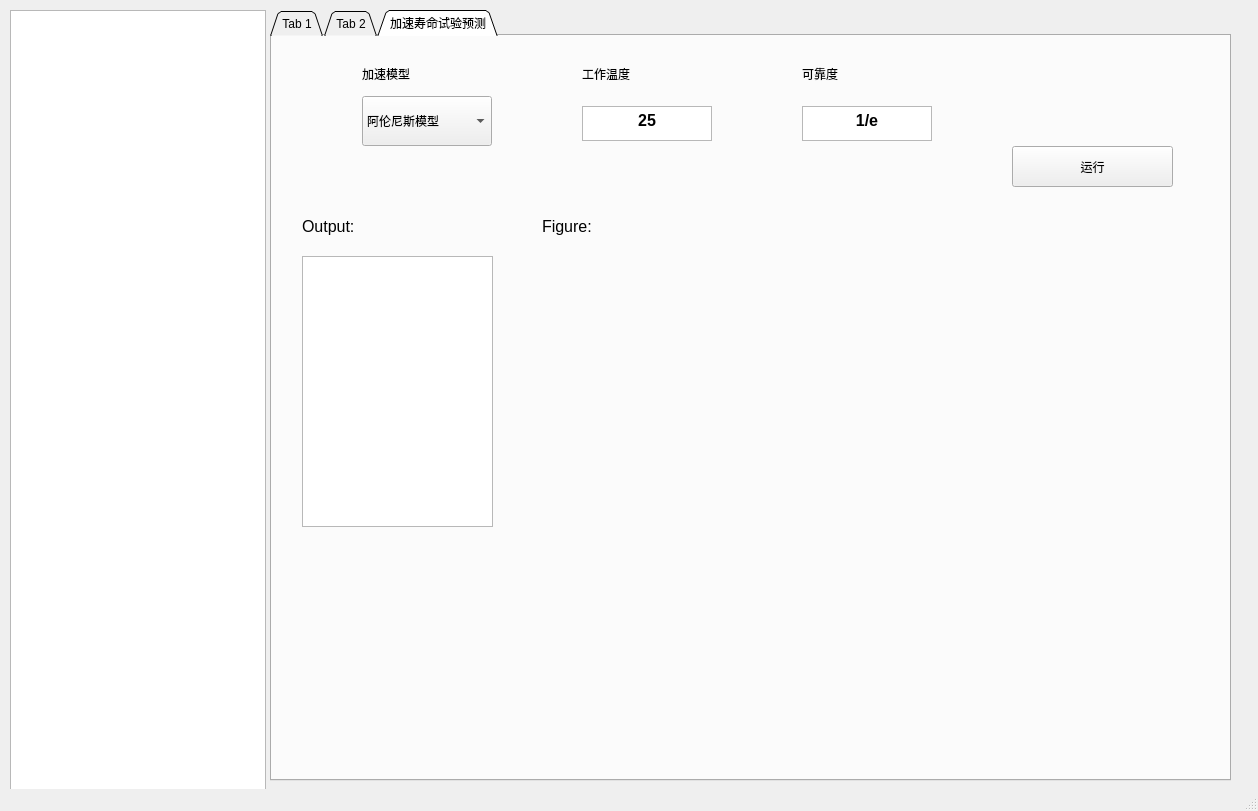
<?xml version="1.0" encoding="UTF-8"?>
<ui version="4.0">
 <class>MainWindow</class>
 <widget class="QMainWindow" name="MainWindow">
  <property name="geometry">
   <rect>
    <x>0</x>
    <y>0</y>
    <width>1258</width>
    <height>811</height>
   </rect>
  </property>
  <property name="windowTitle">
   <string>MainWindow</string>
  </property>
  <widget class="QWidget" name="centralwidget">
   <widget class="QTabWidget" name="tabWidget">
    <property name="geometry">
     <rect>
      <x>270</x>
      <y>10</y>
      <width>961</width>
      <height>771</height>
     </rect>
    </property>
    <property name="tabPosition">
     <enum>QTabWidget::North</enum>
    </property>
    <property name="tabShape">
     <enum>QTabWidget::Triangular</enum>
    </property>
    <property name="currentIndex">
     <number>2</number>
    </property>
    <widget class="QWidget" name="tab">
     <attribute name="title">
      <string>Tab 1</string>
     </attribute>
     <widget class="QPushButton" name="operate">
      <property name="geometry">
       <rect>
        <x>740</x>
        <y>120</y>
        <width>161</width>
        <height>41</height>
       </rect>
      </property>
      <property name="text">
       <string>运行</string>
      </property>
     </widget>
     <widget class="QComboBox" name="choose_algorithm">
      <property name="geometry">
       <rect>
        <x>170</x>
        <y>70</y>
        <width>111</width>
        <height>51</height>
       </rect>
      </property>
      <item>
       <property name="text">
        <string>LSTM</string>
       </property>
      </item>
      <item>
       <property name="text">
        <string>JANET</string>
       </property>
      </item>
      <item>
       <property name="text">
        <string>LSTM_ED</string>
       </property>
      </item>
      <item>
       <property name="text">
        <string>JANET_ED</string>
       </property>
      </item>
      <item>
       <property name="text">
        <string>相似模型</string>
       </property>
      </item>
     </widget>
     <widget class="QComboBox" name="choose_data">
      <property name="geometry">
       <rect>
        <x>430</x>
        <y>70</y>
        <width>111</width>
        <height>51</height>
       </rect>
      </property>
      <item>
       <property name="text">
        <string>训练数据</string>
       </property>
      </item>
      <item>
       <property name="text">
        <string>真实数据</string>
       </property>
      </item>
     </widget>
     <widget class="QLabel" name="label_2">
      <property name="geometry">
       <rect>
        <x>170</x>
        <y>40</y>
        <width>72</width>
        <height>15</height>
       </rect>
      </property>
      <property name="text">
       <string>算法选择</string>
      </property>
     </widget>
     <widget class="QLabel" name="label_3">
      <property name="geometry">
       <rect>
        <x>430</x>
        <y>40</y>
        <width>72</width>
        <height>15</height>
       </rect>
      </property>
      <property name="text">
       <string>数据选择</string>
      </property>
     </widget>
     <widget class="QTextBrowser" name="output_widget">
      <property name="geometry">
       <rect>
        <x>30</x>
        <y>230</y>
        <width>191</width>
        <height>271</height>
       </rect>
      </property>
     </widget>
     <widget class="QTextBrowser" name="error_output">
      <property name="geometry">
       <rect>
        <x>30</x>
        <y>550</y>
        <width>191</width>
        <height>171</height>
       </rect>
      </property>
     </widget>
     <widget class="QLabel" name="label_4">
      <property name="geometry">
       <rect>
        <x>30</x>
        <y>520</y>
        <width>72</width>
        <height>15</height>
       </rect>
      </property>
      <property name="font">
       <font>
        <pointsize>12</pointsize>
       </font>
      </property>
      <property name="text">
       <string>Error:</string>
      </property>
     </widget>
     <widget class="QLabel" name="label_5">
      <property name="geometry">
       <rect>
        <x>30</x>
        <y>180</y>
        <width>72</width>
        <height>41</height>
       </rect>
      </property>
      <property name="font">
       <font>
        <pointsize>12</pointsize>
       </font>
      </property>
      <property name="text">
       <string>Output:</string>
      </property>
     </widget>
     <widget class="QLabel" name="output_figure">
      <property name="geometry">
       <rect>
        <x>270</x>
        <y>230</y>
        <width>651</width>
        <height>491</height>
       </rect>
      </property>
      <property name="text">
       <string/>
      </property>
     </widget>
     <widget class="QLabel" name="label_6">
      <property name="geometry">
       <rect>
        <x>270</x>
        <y>180</y>
        <width>72</width>
        <height>41</height>
       </rect>
      </property>
      <property name="font">
       <font>
        <pointsize>12</pointsize>
       </font>
      </property>
      <property name="text">
       <string>Figure:</string>
      </property>
     </widget>
    </widget>
    <widget class="QWidget" name="tab_2">
     <attribute name="title">
      <string>Tab 2</string>
     </attribute>
     <widget class="QComboBox" name="select_circle">
      <property name="geometry">
       <rect>
        <x>80</x>
        <y>70</y>
        <width>111</width>
        <height>51</height>
       </rect>
      </property>
      <property name="font">
       <font>
        <stylestrategy>PreferAntialias</stylestrategy>
       </font>
      </property>
      <property name="currentText">
       <string>周期1</string>
      </property>
      <property name="currentIndex">
       <number>0</number>
      </property>
      <item>
       <property name="text">
        <string>周期1</string>
       </property>
      </item>
      <item>
       <property name="text">
        <string>周期2</string>
       </property>
      </item>
      <item>
       <property name="text">
        <string>周期3</string>
       </property>
      </item>
      <item>
       <property name="text">
        <string>周期4</string>
       </property>
      </item>
      <item>
       <property name="text">
        <string>周期5</string>
       </property>
      </item>
     </widget>
     <widget class="QCheckBox" name="checkBox_1">
      <property name="geometry">
       <rect>
        <x>270</x>
        <y>20</y>
        <width>91</width>
        <height>19</height>
       </rect>
      </property>
      <property name="text">
       <string>传感器1</string>
      </property>
     </widget>
     <widget class="QCheckBox" name="checkBox_2">
      <property name="geometry">
       <rect>
        <x>370</x>
        <y>20</y>
        <width>91</width>
        <height>19</height>
       </rect>
      </property>
      <property name="text">
       <string>传感器2</string>
      </property>
     </widget>
     <widget class="QCheckBox" name="checkBox_3">
      <property name="geometry">
       <rect>
        <x>470</x>
        <y>20</y>
        <width>91</width>
        <height>19</height>
       </rect>
      </property>
      <property name="text">
       <string>传感器3</string>
      </property>
     </widget>
     <widget class="QCheckBox" name="checkBox_4">
      <property name="geometry">
       <rect>
        <x>580</x>
        <y>20</y>
        <width>91</width>
        <height>19</height>
       </rect>
      </property>
      <property name="text">
       <string>传感器4</string>
      </property>
     </widget>
     <widget class="QCheckBox" name="checkBox_5">
      <property name="geometry">
       <rect>
        <x>690</x>
        <y>20</y>
        <width>91</width>
        <height>19</height>
       </rect>
      </property>
      <property name="text">
       <string>传感器5</string>
      </property>
     </widget>
     <widget class="QCheckBox" name="checkBox_6">
      <property name="geometry">
       <rect>
        <x>800</x>
        <y>20</y>
        <width>91</width>
        <height>19</height>
       </rect>
      </property>
      <property name="text">
       <string>传感器6</string>
      </property>
     </widget>
     <widget class="QCheckBox" name="checkBox_7">
      <property name="geometry">
       <rect>
        <x>270</x>
        <y>60</y>
        <width>91</width>
        <height>19</height>
       </rect>
      </property>
      <property name="text">
       <string>传感器7</string>
      </property>
     </widget>
     <widget class="QCheckBox" name="checkBox_8">
      <property name="geometry">
       <rect>
        <x>370</x>
        <y>60</y>
        <width>91</width>
        <height>19</height>
       </rect>
      </property>
      <property name="text">
       <string>传感器8</string>
      </property>
     </widget>
     <widget class="QCheckBox" name="checkBox_9">
      <property name="geometry">
       <rect>
        <x>470</x>
        <y>60</y>
        <width>91</width>
        <height>19</height>
       </rect>
      </property>
      <property name="text">
       <string>传感器9</string>
      </property>
     </widget>
     <widget class="QCheckBox" name="checkBox_10">
      <property name="geometry">
       <rect>
        <x>580</x>
        <y>60</y>
        <width>91</width>
        <height>19</height>
       </rect>
      </property>
      <property name="text">
       <string>传感器10</string>
      </property>
     </widget>
     <widget class="QCheckBox" name="checkBox_11">
      <property name="geometry">
       <rect>
        <x>690</x>
        <y>60</y>
        <width>91</width>
        <height>19</height>
       </rect>
      </property>
      <property name="text">
       <string>传感器11</string>
      </property>
     </widget>
     <widget class="QCheckBox" name="checkBox_12">
      <property name="geometry">
       <rect>
        <x>800</x>
        <y>60</y>
        <width>91</width>
        <height>19</height>
       </rect>
      </property>
      <property name="text">
       <string>传感器12</string>
      </property>
     </widget>
     <widget class="QCheckBox" name="checkBox_13">
      <property name="geometry">
       <rect>
        <x>270</x>
        <y>100</y>
        <width>91</width>
        <height>19</height>
       </rect>
      </property>
      <property name="text">
       <string>传感器13</string>
      </property>
     </widget>
     <widget class="QCheckBox" name="checkBox_14">
      <property name="geometry">
       <rect>
        <x>370</x>
        <y>100</y>
        <width>91</width>
        <height>19</height>
       </rect>
      </property>
      <property name="text">
       <string>传感器14</string>
      </property>
     </widget>
     <widget class="QCheckBox" name="checkBox_15">
      <property name="geometry">
       <rect>
        <x>470</x>
        <y>100</y>
        <width>91</width>
        <height>19</height>
       </rect>
      </property>
      <property name="text">
       <string>传感器15</string>
      </property>
     </widget>
     <widget class="QCheckBox" name="checkBox_16">
      <property name="geometry">
       <rect>
        <x>580</x>
        <y>100</y>
        <width>91</width>
        <height>19</height>
       </rect>
      </property>
      <property name="text">
       <string>传感器16</string>
      </property>
     </widget>
     <widget class="QCheckBox" name="checkBox_17">
      <property name="geometry">
       <rect>
        <x>690</x>
        <y>100</y>
        <width>91</width>
        <height>19</height>
       </rect>
      </property>
      <property name="text">
       <string>传感器17</string>
      </property>
     </widget>
     <widget class="QCheckBox" name="checkBox_18">
      <property name="geometry">
       <rect>
        <x>800</x>
        <y>100</y>
        <width>91</width>
        <height>19</height>
       </rect>
      </property>
      <property name="text">
       <string>传感器18</string>
      </property>
     </widget>
     <widget class="QCheckBox" name="checkBox_19">
      <property name="geometry">
       <rect>
        <x>270</x>
        <y>140</y>
        <width>91</width>
        <height>19</height>
       </rect>
      </property>
      <property name="text">
       <string>传感器19</string>
      </property>
     </widget>
     <widget class="QCheckBox" name="checkBox_20">
      <property name="geometry">
       <rect>
        <x>370</x>
        <y>140</y>
        <width>91</width>
        <height>19</height>
       </rect>
      </property>
      <property name="text">
       <string>传感器20</string>
      </property>
     </widget>
     <widget class="QCheckBox" name="checkBox_21">
      <property name="geometry">
       <rect>
        <x>470</x>
        <y>140</y>
        <width>91</width>
        <height>19</height>
       </rect>
      </property>
      <property name="text">
       <string>传感器21</string>
      </property>
     </widget>
     <widget class="QPushButton" name="confirm_sensor">
      <property name="geometry">
       <rect>
        <x>620</x>
        <y>140</y>
        <width>121</width>
        <height>28</height>
       </rect>
      </property>
      <property name="text">
       <string>确认预测传感器</string>
      </property>
     </widget>
     <widget class="QLabel" name="label">
      <property name="geometry">
       <rect>
        <x>80</x>
        <y>30</y>
        <width>111</width>
        <height>16</height>
       </rect>
      </property>
      <property name="text">
       <string>预测周期</string>
      </property>
     </widget>
     <widget class="QLabel" name="label_7">
      <property name="geometry">
       <rect>
        <x>30</x>
        <y>220</y>
        <width>72</width>
        <height>41</height>
       </rect>
      </property>
      <property name="font">
       <font>
        <pointsize>12</pointsize>
       </font>
      </property>
      <property name="text">
       <string>Output:</string>
      </property>
     </widget>
     <widget class="QTextBrowser" name="output_widget2">
      <property name="geometry">
       <rect>
        <x>30</x>
        <y>270</y>
        <width>301</width>
        <height>192</height>
       </rect>
      </property>
     </widget>
     <widget class="QLabel" name="label_8">
      <property name="geometry">
       <rect>
        <x>30</x>
        <y>480</y>
        <width>72</width>
        <height>41</height>
       </rect>
      </property>
      <property name="font">
       <font>
        <pointsize>12</pointsize>
       </font>
      </property>
      <property name="text">
       <string>Error:</string>
      </property>
     </widget>
     <widget class="QTextBrowser" name="error_output2">
      <property name="geometry">
       <rect>
        <x>30</x>
        <y>540</y>
        <width>301</width>
        <height>181</height>
       </rect>
      </property>
     </widget>
     <widget class="QLabel" name="output_figure2">
      <property name="geometry">
       <rect>
        <x>390</x>
        <y>270</y>
        <width>521</width>
        <height>451</height>
       </rect>
      </property>
      <property name="text">
       <string/>
      </property>
     </widget>
     <widget class="QLabel" name="label_10">
      <property name="geometry">
       <rect>
        <x>390</x>
        <y>220</y>
        <width>72</width>
        <height>41</height>
       </rect>
      </property>
      <property name="font">
       <font>
        <pointsize>12</pointsize>
       </font>
      </property>
      <property name="text">
       <string>Figure:</string>
      </property>
     </widget>
     <widget class="QPushButton" name="operate_testdata">
      <property name="geometry">
       <rect>
        <x>760</x>
        <y>140</y>
        <width>121</width>
        <height>28</height>
       </rect>
      </property>
      <property name="text">
       <string>运行测试数据</string>
      </property>
     </widget>
    </widget>
    <widget class="QWidget" name="tab_3">
     <attribute name="title">
      <string>加速寿命试验预测</string>
     </attribute>
     <widget class="QLabel" name="label_11">
      <property name="geometry">
       <rect>
        <x>270</x>
        <y>170</y>
        <width>72</width>
        <height>41</height>
       </rect>
      </property>
      <property name="font">
       <font>
        <pointsize>12</pointsize>
       </font>
      </property>
      <property name="text">
       <string>Figure:</string>
      </property>
     </widget>
     <widget class="QPushButton" name="tab3operate">
      <property name="geometry">
       <rect>
        <x>740</x>
        <y>110</y>
        <width>161</width>
        <height>41</height>
       </rect>
      </property>
      <property name="text">
       <string>运行</string>
      </property>
     </widget>
     <widget class="QLabel" name="label_14">
      <property name="geometry">
       <rect>
        <x>530</x>
        <y>30</y>
        <width>72</width>
        <height>15</height>
       </rect>
      </property>
      <property name="text">
       <string>可靠度</string>
      </property>
     </widget>
     <widget class="QLabel" name="label_9">
      <property name="geometry">
       <rect>
        <x>30</x>
        <y>170</y>
        <width>72</width>
        <height>41</height>
       </rect>
      </property>
      <property name="font">
       <font>
        <pointsize>12</pointsize>
       </font>
      </property>
      <property name="text">
       <string>Output:</string>
      </property>
     </widget>
     <widget class="QComboBox" name="choose_model">
      <property name="geometry">
       <rect>
        <x>90</x>
        <y>60</y>
        <width>130</width>
        <height>50</height>
       </rect>
      </property>
      <item>
       <property name="text">
        <string>阿伦尼斯模型</string>
       </property>
      </item>
      <item>
       <property name="text">
        <string>逆幂率模型</string>
       </property>
      </item>
      <item>
       <property name="text">
        <string>神经网络模型</string>
       </property>
      </item>
     </widget>
     <widget class="QTextEdit" name="ReliabilitytextEdit">
      <property name="geometry">
       <rect>
        <x>530</x>
        <y>70</y>
        <width>130</width>
        <height>35</height>
       </rect>
      </property>
      <property name="html">
       <string>&lt;!DOCTYPE HTML PUBLIC &quot;-//W3C//DTD HTML 4.0//EN&quot; &quot;http://www.w3.org/TR/REC-html40/strict.dtd&quot;&gt;
&lt;html&gt;&lt;head&gt;&lt;meta name=&quot;qrichtext&quot; content=&quot;1&quot; /&gt;&lt;style type=&quot;text/css&quot;&gt;
p, li { white-space: pre-wrap; }
&lt;/style&gt;&lt;/head&gt;&lt;body style=&quot; font-family:'SimSun'; font-size:9pt; font-weight:400; font-style:normal;&quot;&gt;
&lt;p align=&quot;center&quot; style=&quot; margin-top:0px; margin-bottom:0px; margin-left:0px; margin-right:0px; -qt-block-indent:0; text-indent:0px;&quot;&gt;&lt;span style=&quot; font-size:12pt; font-weight:600;&quot;&gt;1/e&lt;/span&gt;&lt;/p&gt;&lt;/body&gt;&lt;/html&gt;</string>
      </property>
     </widget>
     <widget class="QLabel" name="label_13">
      <property name="geometry">
       <rect>
        <x>90</x>
        <y>30</y>
        <width>72</width>
        <height>15</height>
       </rect>
      </property>
      <property name="text">
       <string>加速模型</string>
      </property>
     </widget>
     <widget class="QLabel" name="label_12">
      <property name="geometry">
       <rect>
        <x>310</x>
        <y>30</y>
        <width>72</width>
        <height>15</height>
       </rect>
      </property>
      <property name="text">
       <string>工作温度</string>
      </property>
     </widget>
     <widget class="QTextEdit" name="temperaturetextEdit">
      <property name="geometry">
       <rect>
        <x>310</x>
        <y>70</y>
        <width>130</width>
        <height>35</height>
       </rect>
      </property>
      <property name="html">
       <string>&lt;!DOCTYPE HTML PUBLIC &quot;-//W3C//DTD HTML 4.0//EN&quot; &quot;http://www.w3.org/TR/REC-html40/strict.dtd&quot;&gt;
&lt;html&gt;&lt;head&gt;&lt;meta name=&quot;qrichtext&quot; content=&quot;1&quot; /&gt;&lt;style type=&quot;text/css&quot;&gt;
p, li { white-space: pre-wrap; }
&lt;/style&gt;&lt;/head&gt;&lt;body style=&quot; font-family:'SimSun'; font-size:9pt; font-weight:400; font-style:normal;&quot;&gt;
&lt;p align=&quot;center&quot; style=&quot; margin-top:0px; margin-bottom:0px; margin-left:0px; margin-right:0px; -qt-block-indent:0; text-indent:0px;&quot;&gt;&lt;span style=&quot; font-size:12pt; font-weight:600;&quot;&gt;25&lt;/span&gt;&lt;/p&gt;&lt;/body&gt;&lt;/html&gt;</string>
      </property>
     </widget>
     <widget class="QLabel" name="tab3_output_figure">
      <property name="geometry">
       <rect>
        <x>270</x>
        <y>220</y>
        <width>651</width>
        <height>491</height>
       </rect>
      </property>
      <property name="text">
       <string/>
      </property>
     </widget>
     <widget class="QTextBrowser" name="tab3_output_widget">
      <property name="geometry">
       <rect>
        <x>30</x>
        <y>220</y>
        <width>191</width>
        <height>271</height>
       </rect>
      </property>
     </widget>
    </widget>
   </widget>
   <widget class="QTreeView" name="Tree">
    <property name="geometry">
     <rect>
      <x>10</x>
      <y>10</y>
      <width>256</width>
      <height>781</height>
     </rect>
    </property>
   </widget>
  </widget>
  <widget class="QStatusBar" name="statusbar"/>
 </widget>
 <resources/>
 <connections/>
</ui>
